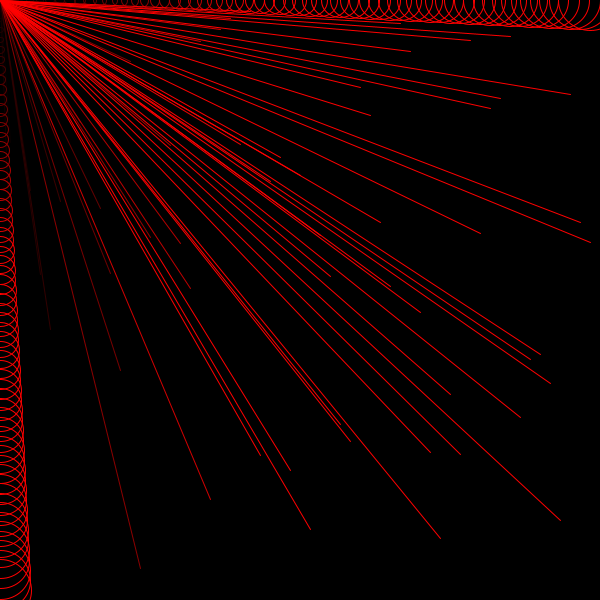
Frame 1 (no input)
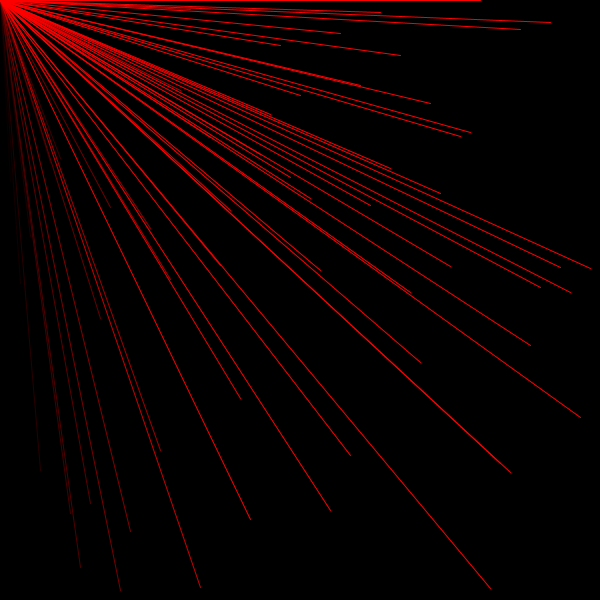
Frame 60 (the mouse pressed at the canvas centre just before this capture)
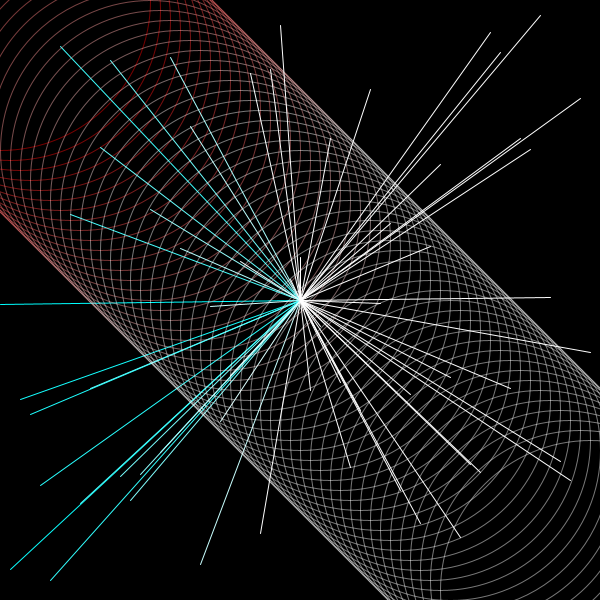
Frame 120 (the mouse held since frame 60 and released just before this capture)

The Processing sketch that drew these frames (run headless with seeded random() and noise(); from frame 60 on, the mouse is pressed at the canvas centre):

// Processing sketch: processing_91201
// ── processing_91201.pde

//Dongjae "Krystofer" Kim
//26 Feb 2013
//For Loops

float w, h;

void setup() {
  size(600, 600);
  smooth();
  frameRate(30);
  w = random(5);
  h = random(5);
  strokeWeight(1);
}

void draw() {
  background(0);
  for ( int x = 0; x < 600; x+=10 ) {
    stroke(x, mouseY, mouseX);

    line(mouseX, mouseY, x, random(height));
    noFill();

    ellipse(mouseX, x, w, h);
    ellipse(x, mouseY, w, h);

    stroke(mouseX, x, x,120);
    ellipse(x, x, mouseX, mouseY);


    if (!mousePressed) { 
      w++;
      h++;
    } 
    else {
      w = 0;
      h = 0;
    }
  }
}
